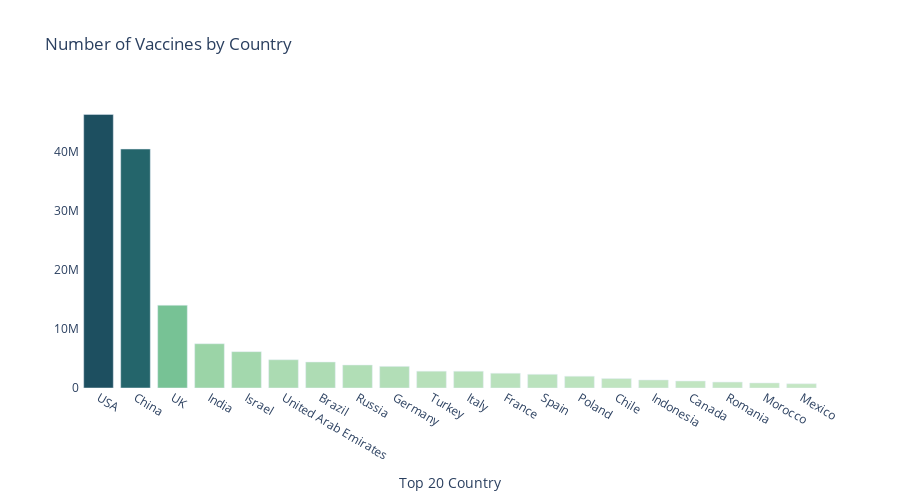

The notebook cell this image was saved under:
### Code cell
visualize(summary.reset_index(), 500, 'country', "total_vaccinations", 'Number of Vaccines by Country', "Blugrn", n=20 )

### Figure 1 — Plotly figure (JSON) as saved in the notebook; plotly's stock layout.template omitted (floating-point values rounded to 4 significant figures)
{"data": [{"hoverinfo": "skip", "marker": {"color": [46390270, 40520000, 14033555, 7505010, 6162271, 4792208, 4406835, 3900000, 3669148, 2846125, 2842172, 2502935, 2320507, 1993739, 1603975, 1362791, 1186400, 1009422, 855318, 725447], "colorscale": [[0, "rgb(196, 230, 195)"], [0.1667, "rgb(150, 210, 164)"], [0.3333, "rgb(109, 188, 144)"], [0.5, "rgb(77, 162, 132)"], [0.6667, "rgb(54, 135, 122)"], [0.8333, "rgb(38, 107, 110)"], [1, "rgb(29, 79, 96)"]]}, "type": "bar", "x": ["USA", "China", "UK", "India", "Israel", "United Arab Emirates", "Brazil", "Russia", "Germany", "Turkey", "Italy", "France", "Spain", "Poland", "Chile", "Indonesia", "Canada", "Romania", "Morocco", "Mexico"], "y": [46390270, 40520000, 14033555, 7505010, 6162271, 4792208, 4406835, 3900000, 3669148, 2846125, 2842172, 2502935, 2320507, 1993739, 1603975, 1362791, 1186400, 1009422, 855318, 725447]}], "layout": {"height": 500, "hovermode": "x", "plot_bgcolor": "rgba(0,0,0,0)", "title": {"text": "Number of Vaccines by Country"}, "xaxis": {"title": {"text": "Top 20 Country"}}}}
